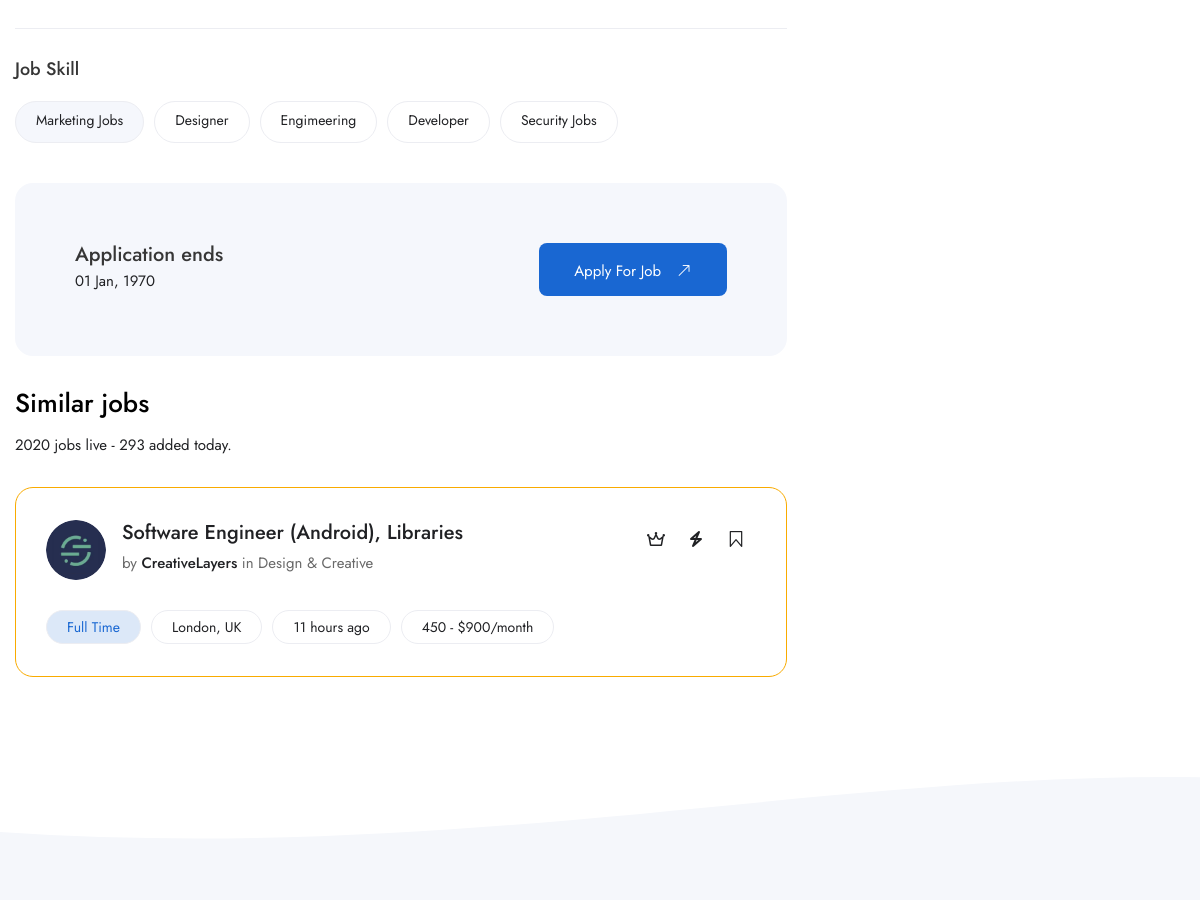
The page /job-description.php?devJob=senior-program-officer (middle part) on the database as committed earlier.
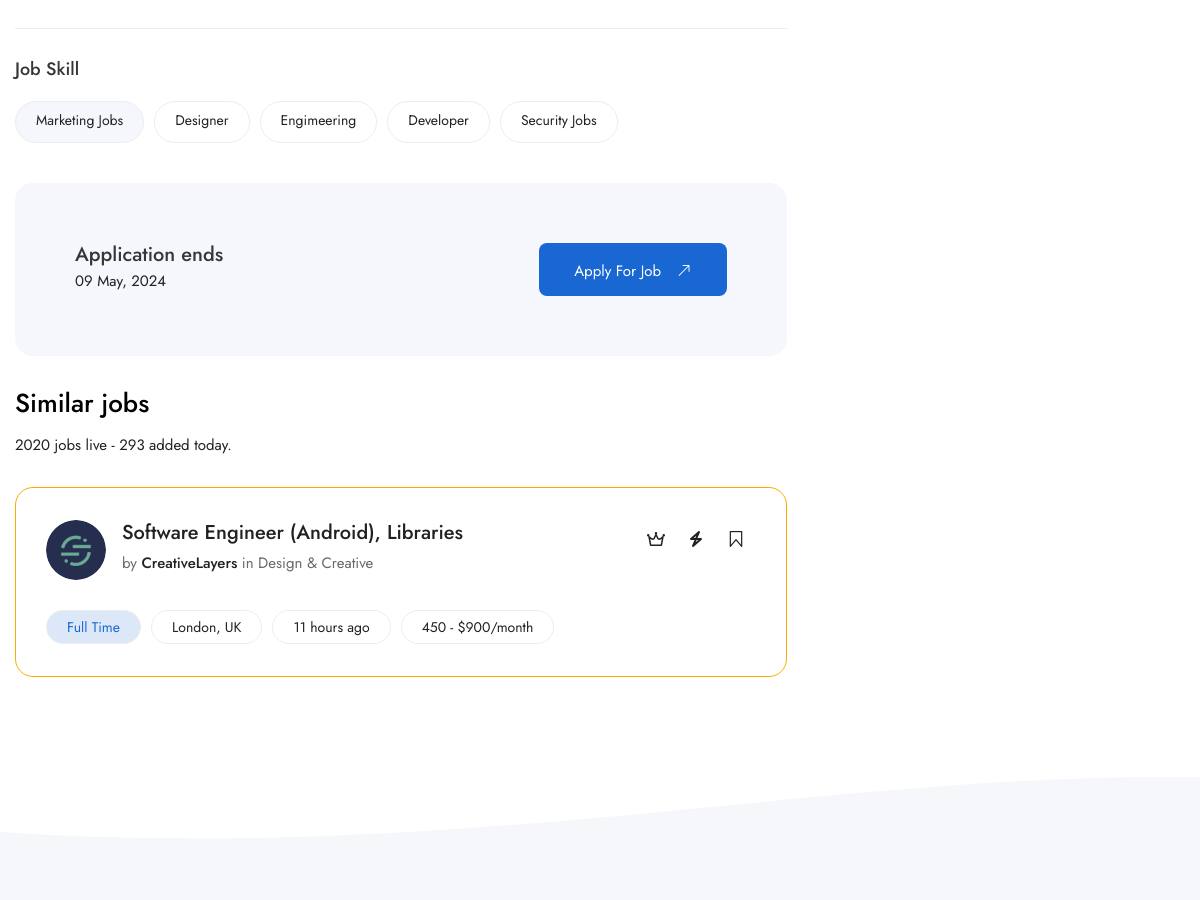
The same page on the database as committed later.
### tables this page shows
CREATE TABLE `jobs` (
  `id` int(11) NOT NULL,
  `sector_id` int(11) NOT NULL,
  `title` varchar(255) DEFAULT NULL,
  `slug` varchar(255) DEFAULT NULL,
  `caption` text DEFAULT NULL,
  `description` longtext DEFAULT NULL,
  `company` varchar(255) DEFAULT NULL,
  `salary` double DEFAULT NULL,
  `image` varchar(255) DEFAULT NULL,
  `job_type` varchar(255) DEFAULT NULL,
  `career_level` varchar(255) DEFAULT NULL,
  `education_level` varchar(255) DEFAULT NULL,
  `years_of_experience` varchar(255) DEFAULT NULL,
  `location` varchar(255) DEFAULT NULL,
  `deadline` date DEFAULT NULL,
  `status` tinyint(4) NOT NULL DEFAULT 0,
  `date` datetime NOT NULL DEFAULT current_timestamp()
);

### webadmin/classes/Database.php (called while the page is built, shortened)
<?php
class Database
{
    private $hostname = "localhost";
    private $username = "root";
    private $password = "";
    private $dbname = "devjobsafrica";
    private $conn;
    private function connect()
    {
        try {
            $this->conn = new PDO("mysql:host=$this->hostname;dbname=$this->dbname", $this->username, $this->password);
            $this->conn->setAttribute(PDO::ATTR_ERRMODE, PDO::ERRMODE_EXCEPTION);
        } catch (PDOException $th) {
            echo "Connection failed: " . $th->getMessage();
            die();
        }
    }
    public function getConnection()
    {
        return $this->conn;
    }
}

### webadmin/classes/functions.php (called while the page is built, shortened)
<?php
require 'Database.php';
require 'JobListing.php';
$database = new Database();
$jobListing = new JobListing($database);

### webadmin/classes/JobListing.php (called while the page is built, shortened)
<?php
class JobListing
{
    private $db;
    public function __construct(Database $database)
    {
        $this->db = $database->getConnection();
    }
    public function getJobContent($slug)
    {
        $sql = "SELECT * FROM jobs WHERE slug=?";
        $statement = $this->db->prepare($sql);
        $statement->bindParam(1, $slug, PDO::PARAM_STR);
        $statement->execute();
        $result = $statement->fetch(PDO::FETCH_ASSOC);
        if ($result != null) {
            return $result;
        } else {
            return $result = null;
        }
    }
}

### job-description.php (the view, shortened to what this page needs)
<?php
require_once 'webadmin/classes/functions.php';
$devJob = $_GET['devJob'];
include_once 'page-components/header.php';
$jobContent = $jobListing->getJobContent($devJob);
?>
<section class="job-detail-section at-jsv7">
    <div class="job-detail-outer">
        <div class="auto-container">
            <div class="row">
                <div class="content-column col-lg-8 col-md-12 col-sm-12">
                    <hr class="opacity-100">
                    <div class="job-skill-widget mb30">
                        <h5 class="fz18 fw500">Job Skill</h5>
                        <ul class="job-other-info at-jsv7 bottom d-sm-flex align-items-center mt20">
                            <li class="time bg-gray">Marketing Jobs</li>
                            <li class="time2">Designer</li>
                            <li class="time2">Engimeering</li>
                            <li class="time2">Developer</li>
                            <li class="time2">Security Jobs</li>
                        </ul>
                    </div>
                    <div class="application-end-widget">
                        <div class="d-sm-flex justify-content-sm-between">
                            <div class="titles mb-3 mb-sm-0">
                                <h4 class="fz20 fw500">Application ends</h4>
                                <p class="text"><?= date('d M, Y', strtotime($jobContent['deadline'])) ?></p>
                            </div>
                            <div class="btn-box mb-0">
                                <a href="#" class="theme-btn btn-style-one">Apply For Job <i class="fal fa-long-arrow-right ms-3"></i></a>
                            </div>
                        </div>
                    </div>
                    <div class="related-jobs">
                        <div class="title-box">
                            <h3>Similar jobs</h3>
                            <div class="text">2020 jobs live - 293 added today.</div>
                        </div>
                        <div class="job-block at-jsv6">
                            <div class="inner-box">
                                <div class="tags d-flex align-items-center">
                                    <a class="far fa-crown" href="#"></a>
                                    <a class="far fa-bolt" href="#"></a>
                                    <a class="flaticon-bookmark" href="#"></a>
                                </div>
                                <div class="content ps-0">
                                    <div class="d-sm-flex align-items-center">
                                        <figure class="image mb-sm-0"><img class="rounded-circle w60" src="images/resource/company-logo/3-1.png" alt=""></figure>
                                        <div class="ms-0 ms-sm-3">
                                            <h4 class="fz20 mb-0"><a href="#">Software Engineer (Android), Libraries</a></h4>
                                            <p>by <span class="fw500 text">CreativeLayers</span> in Design & Creative</p>
                                        </div>
                                    </div>
                                    <ul class="job-other-info d-sm-flex ms-0 at-jsv6 mt30">
                                        <li class="time">Full Time</li>
                                        <li class="time2">London, UK</li>
                                        <li class="time2">11 hours ago</li>
                                        <li class="time2">450 - $900/month</li>
                                    </ul>
                                </div>
                            </div>
                        </div>
                    </div>
                </div>
                <div class="sidebar-column col-lg-4 col-md-12 col-sm-12">
                </div>
            </div>
        </div>
    </div>
</section>
<?php
include_once 'page-components/footer.php';
include_once 'page-components/scripts.php';
?>

### page-components/header.php (shortened to what this page needs)
<!DOCTYPE html>
<html lang="en">
<head>
  <link href="css/bootstrap.css" rel="stylesheet">
  <link href="css/style.css" rel="stylesheet">
  <link href="css/responsive.css" rel="stylesheet">
</head>
<body data-anm=".anm">
  <div class="page-wrapper">

### page-components/footer.php (shortened to what this page needs)
<footer class="main-footer -type-13 alternate3">
    <div class="auto-container">
        <div class="widgets-section">
        </div>
    </div>
</footer>

### page-components/scripts.php (shortened to what this page needs)
</div>
</body>
</html>

### css/responsive.css (style rules this page uses)
@media only screen and (max-width: 1366px) { .job-block h4 { font-size: 16px; } }
@media only screen and (max-width: 1366px) { .main-footer .widgets-section { padding-bottom: 0; } }

### css/mmenu.css (style rules this page uses)
:root { --mm-line-height:20px;--mm-listitem-size:44px;--mm-navbar-size:44px;--mm-offset-top:0;--mm-offset-right:0;--mm-offset-bottom:0;--mm-offset-left:0;--mm-color-border:rgba(0, 0, 0, 0.1);--mm-color-button:rgba(0, 0, 0, 0.3);--mm-color-text:rgba(0, 0, 0, 0.75);--mm-color-text-dimmed:rgba(0, 0, 0, 0.3);--mm-color-background:#f3f3f3;--mm-color-background-highlight:rgba(0, 0, 0, 0.05);--mm-color-background-emphasis:rgba(255, 255, 255, 0.4);--mm-shadow:0 0 10px rgba(0, 0, 0, 0.3) }
.mm-wrapper { overflow-x:hidden;position:relative }
.mm-page { -webkit-box-sizing:border-box;box-sizing:border-box;position:relative }
.mm-slideout { -webkit-transition:-webkit-transform .4s ease;transition:-webkit-transform .4s ease;-o-transition:transform .4s ease;transition:transform .4s ease;transition:transform .4s ease,-webkit-transform .4s ease;z-index:1 }
:root { --mm-iconbar-size:50px }
:root { --mm-iconpanel-size:50px }
:root { --mm-sidebar-collapsed-size:50px;--mm-sidebar-expanded-size:440px }

Rows that differ between the two databases and show on the page:
changed jobs: deadline "01 Jan, 1970" → "09 May, 2024"
